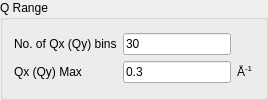
    <widget class="QGroupBox" name="groupBox_Qrange">
     <property name="font">
      <font>
       <weight>50</weight>
       <bold>false</bold>
      </font>
     </property>
     <property name="title">
      <string>Q Range</string>
     </property>
     <layout class="QGridLayout" name="gridLayout_7">
      <item row="0" column="0">
       <layout class="QGridLayout" name="gridLayout_3">
        <item row="0" column="0">
         <widget class="QLabel" name="lblNoQBins">
          <property name="font">
           <font>
            <weight>50</weight>
            <bold>false</bold>
           </font>
          </property>
          <property name="toolTip">
           <string>Number of bins in reciprocal space for the 1D or 2D plot generated by 'Compute'.
Number of Qbins &amp;isin; [2, 1000].</string>
          </property>
          <property name="text">
           <string>No. of Qx (Qy) bins</string>
          </property>
         </widget>
        </item>
        <item row="0" column="1">
         <widget class="QLineEdit" name="txtNoQBins">
          <property name="minimumSize">
           <size>
            <width>0</width>
            <height>18</height>
           </size>
          </property>
          <property name="font">
           <font>
            <weight>50</weight>
            <bold>false</bold>
           </font>
          </property>
          <property name="text">
           <string>30</string>
          </property>
         </widget>
        </item>
        <item row="1" column="0">
         <widget class="QLabel" name="lblQxQyMax">
          <property name="font">
           <font>
            <weight>50</weight>
            <bold>false</bold>
           </font>
          </property>
          <property name="toolTip">
           <string>&lt;html&gt;&lt;head/&gt;&lt;body&gt;&lt;p&gt;Maximum value of Q&lt;span style=&quot; vertical-align:sub;&quot;&gt;x,y&lt;/span&gt;.&lt;/p&gt;&lt;p&gt;Q&lt;span style=&quot; vertical-align:sub;&quot;&gt;x,ymax &lt;/span&gt;&amp;isin; ]0, 1000].&lt;/p&gt;&lt;/body&gt;&lt;/html&gt;</string>
          </property>
          <property name="text">
           <string>Qx (Qy) Max</string>
          </property>
         </widget>
        </item>
        <item row="1" column="1">
         <widget class="QLineEdit" name="txtQxMax">
          <property name="minimumSize">
           <size>
            <width>0</width>
            <height>18</height>
           </size>
          </property>
          <property name="font">
           <font>
            <weight>50</weight>
            <bold>false</bold>
           </font>
          </property>
          <property name="text">
           <string>0.3</string>
          </property>
         </widget>
        </item>
        <item row="1" column="2">
         <widget class="QLabel" name="lbl5">
          <property name="font">
           <font>
            <weight>50</weight>
            <bold>false</bold>
           </font>
          </property>
          <property name="text">
           <string>&lt;html&gt;&lt;head/&gt;&lt;body&gt;&lt;p&gt;Å&lt;span style=&quot; vertical-align:super;&quot;&gt;-1&lt;/span&gt;&lt;/p&gt;&lt;/body&gt;&lt;/html&gt;</string>
          </property>
         </widget>
        </item>
       </layout>
      </item>
     </layout>
    </widget>
